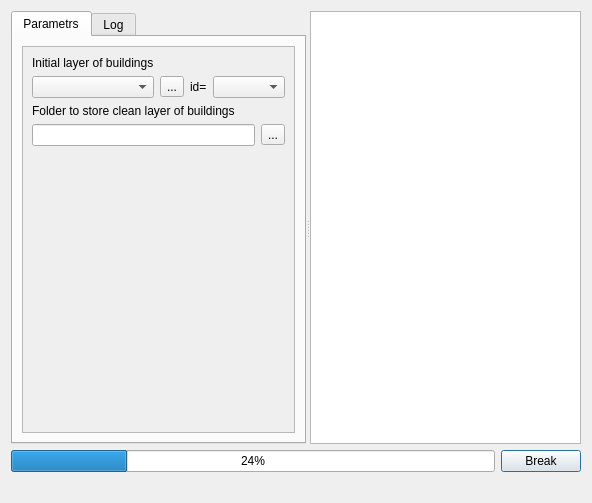
<?xml version="1.0" encoding="UTF-8"?>
<ui version="4.0">
 <class>Dialog</class>
 <widget class="QDialog" name="Dialog">
  <property name="windowModality">
   <enum>Qt::NonModal</enum>
  </property>
  <property name="geometry">
   <rect>
    <x>0</x>
    <y>0</y>
    <width>592</width>
    <height>503</height>
   </rect>
  </property>
  <property name="sizePolicy">
   <sizepolicy hsizetype="Preferred" vsizetype="Preferred">
    <horstretch>0</horstretch>
    <verstretch>0</verstretch>
   </sizepolicy>
  </property>
  <property name="windowTitle">
   <string>Dialog</string>
  </property>
  <property name="modal">
   <bool>false</bool>
  </property>
  <layout class="QVBoxLayout" name="verticalLayout">
   <property name="sizeConstraint">
    <enum>QLayout::SetDefaultConstraint</enum>
   </property>
   <item>
    <widget class="QSplitter" name="splitter">
     <property name="orientation">
      <enum>Qt::Horizontal</enum>
     </property>
     <widget class="QTabWidget" name="tabWidget">
      <property name="sizePolicy">
       <sizepolicy hsizetype="Preferred" vsizetype="Preferred">
        <horstretch>0</horstretch>
        <verstretch>0</verstretch>
       </sizepolicy>
      </property>
      <property name="currentIndex">
       <number>0</number>
      </property>
      <property name="usesScrollButtons">
       <bool>true</bool>
      </property>
      <property name="tabsClosable">
       <bool>false</bool>
      </property>
      <widget class="QWidget" name="tab">
       <property name="sizePolicy">
        <sizepolicy hsizetype="Preferred" vsizetype="Preferred">
         <horstretch>0</horstretch>
         <verstretch>0</verstretch>
        </sizepolicy>
       </property>
       <attribute name="title">
        <string>Parametrs</string>
       </attribute>
       <layout class="QHBoxLayout" name="horizontalLayout">
        <property name="sizeConstraint">
         <enum>QLayout::SetDefaultConstraint</enum>
        </property>
        <item>
         <widget class="QScrollArea" name="scrollArea">
          <property name="sizePolicy">
           <sizepolicy hsizetype="Preferred" vsizetype="Preferred">
            <horstretch>0</horstretch>
            <verstretch>0</verstretch>
           </sizepolicy>
          </property>
          <property name="layoutDirection">
           <enum>Qt::LeftToRight</enum>
          </property>
          <property name="widgetResizable">
           <bool>true</bool>
          </property>
          <widget class="QWidget" name="scrollAreaWidgetContents_2">
           <property name="geometry">
            <rect>
             <x>0</x>
             <y>0</y>
             <width>267</width>
             <height>191</height>
            </rect>
           </property>
           <property name="sizePolicy">
            <sizepolicy hsizetype="Preferred" vsizetype="Preferred">
             <horstretch>0</horstretch>
             <verstretch>0</verstretch>
            </sizepolicy>
           </property>
           <layout class="QVBoxLayout" name="verticalLayout_2">
            <property name="sizeConstraint">
             <enum>QLayout::SetDefaultConstraint</enum>
            </property>
            <item>
             <layout class="QFormLayout" name="formLayout">
              <item row="0" column="0">
               <widget class="QLabel" name="label_3">
                <property name="text">
                 <string>Initial layer of buildings</string>
                </property>
               </widget>
              </item>
              <item row="1" column="0" colspan="2">
               <layout class="QHBoxLayout" name="horizontalLayout_5">
                <item>
                 <widget class="QComboBox" name="cmbLayers">
                  <property name="sizePolicy">
                   <sizepolicy hsizetype="Preferred" vsizetype="Maximum">
                    <horstretch>0</horstretch>
                    <verstretch>0</verstretch>
                   </sizepolicy>
                  </property>
                  <property name="insertPolicy">
                   <enum>QComboBox::InsertAtTop</enum>
                  </property>
                 </widget>
                </item>
                <item>
                 <widget class="QToolButton" name="toolButtonBuildings">
                  <property name="text">
                   <string>...</string>
                  </property>
                 </widget>
                </item>
                <item>
                 <widget class="QLabel" name="label_2">
                  <property name="sizePolicy">
                   <sizepolicy hsizetype="Fixed" vsizetype="Fixed">
                    <horstretch>0</horstretch>
                    <verstretch>0</verstretch>
                   </sizepolicy>
                  </property>
                  <property name="text">
                   <string>id=</string>
                  </property>
                 </widget>
                </item>
                <item>
                 <widget class="QComboBox" name="cmbLayers_fields">
                  <property name="sizePolicy">
                   <sizepolicy hsizetype="Fixed" vsizetype="Minimum">
                    <horstretch>0</horstretch>
                    <verstretch>0</verstretch>
                   </sizepolicy>
                  </property>
                 </widget>
                </item>
               </layout>
              </item>
              <item row="3" column="0">
               <widget class="QLabel" name="label">
                <property name="text">
                 <string>Folder to store clean layer of buildings</string>
                </property>
               </widget>
              </item>
              <item row="5" column="0" colspan="2">
               <layout class="QHBoxLayout" name="horizontalLayout_3">
                <item>
                 <widget class="QLineEdit" name="txtPathToProtocols"/>
                </item>
                <item>
                 <widget class="QToolButton" name="toolButton_protocol">
                  <property name="text">
                   <string>...</string>
                  </property>
                 </widget>
                </item>
               </layout>
              </item>
             </layout>
            </item>
           </layout>
          </widget>
         </widget>
        </item>
       </layout>
      </widget>
      <widget class="QWidget" name="tab_2">
       <attribute name="title">
        <string>Log</string>
       </attribute>
       <layout class="QVBoxLayout" name="verticalLayout_3">
        <item>
         <widget class="QTextBrowser" name="textLog"/>
        </item>
       </layout>
      </widget>
     </widget>
     <widget class="QTextBrowser" name="textInfo"/>
    </widget>
   </item>
   <item>
    <layout class="QHBoxLayout" name="horizontalLayout_2">
     <item>
      <widget class="QProgressBar" name="progressBar">
       <property name="value">
        <number>24</number>
       </property>
      </widget>
     </item>
     <item>
      <widget class="QPushButton" name="btnBreakOn">
       <property name="text">
        <string>Break</string>
       </property>
      </widget>
     </item>
    </layout>
   </item>
   <item>
    <layout class="QHBoxLayout" name="horizontalLayout_4">
     <item>
      <widget class="QLabel" name="lblMessages">
       <property name="sizePolicy">
        <sizepolicy hsizetype="Minimum" vsizetype="Minimum">
         <horstretch>0</horstretch>
         <verstretch>0</verstretch>
        </sizepolicy>
       </property>
       <property name="lineWidth">
        <number>0</number>
       </property>
       <property name="text">
        <string/>
       </property>
      </widget>
     </item>
     <item alignment="Qt::AlignRight">
      <widget class="QDialogButtonBox" name="buttonBox">
       <property name="standardButtons">
        <set>QDialogButtonBox::NoButton</set>
       </property>
       <property name="centerButtons">
        <bool>true</bool>
       </property>
      </widget>
     </item>
    </layout>
   </item>
  </layout>
 </widget>
 <tabstops>
  <tabstop>textInfo</tabstop>
  <tabstop>tabWidget</tabstop>
  <tabstop>btnBreakOn</tabstop>
  <tabstop>textLog</tabstop>
 </tabstops>
 <resources/>
 <connections/>
</ui>
